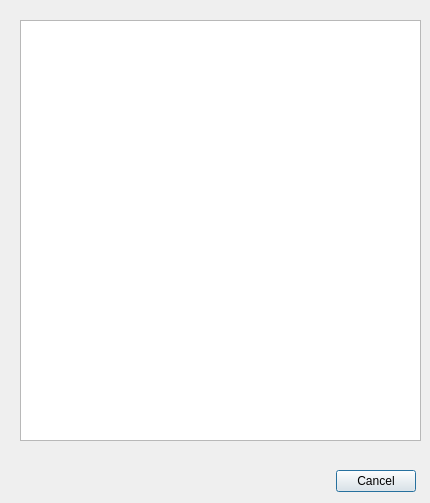
<?xml version="1.0" encoding="UTF-8"?>
<ui version="4.0">
 <class>mySeqDialog</class>
 <widget class="QDialog" name="mySeqDialog">
  <property name="geometry">
   <rect>
    <x>0</x>
    <y>0</y>
    <width>430</width>
    <height>503</height>
   </rect>
  </property>
  <property name="windowTitle">
   <string>Dialog</string>
  </property>
  <widget class="QDialogButtonBox" name="buttonBox">
   <property name="geometry">
    <rect>
     <x>260</x>
     <y>470</y>
     <width>156</width>
     <height>23</height>
    </rect>
   </property>
   <property name="orientation">
    <enum>Qt::Horizontal</enum>
   </property>
   <property name="standardButtons">
    <set>QDialogButtonBox::Cancel</set>
   </property>
   <property name="centerButtons">
    <bool>false</bool>
   </property>
  </widget>
  <widget class="QTableView" name="tableView">
   <property name="geometry">
    <rect>
     <x>20</x>
     <y>20</y>
     <width>401</width>
     <height>421</height>
    </rect>
   </property>
  </widget>
 </widget>
 <resources/>
 <connections>
  <connection>
   <sender>buttonBox</sender>
   <signal>accepted()</signal>
   <receiver>mySeqDialog</receiver>
   <slot>accept()</slot>
   <hints>
    <hint type="sourcelabel">
     <x>248</x>
     <y>254</y>
    </hint>
    <hint type="destinationlabel">
     <x>157</x>
     <y>274</y>
    </hint>
   </hints>
  </connection>
  <connection>
   <sender>buttonBox</sender>
   <signal>rejected()</signal>
   <receiver>mySeqDialog</receiver>
   <slot>reject()</slot>
   <hints>
    <hint type="sourcelabel">
     <x>316</x>
     <y>260</y>
    </hint>
    <hint type="destinationlabel">
     <x>286</x>
     <y>274</y>
    </hint>
   </hints>
  </connection>
 </connections>
</ui>
